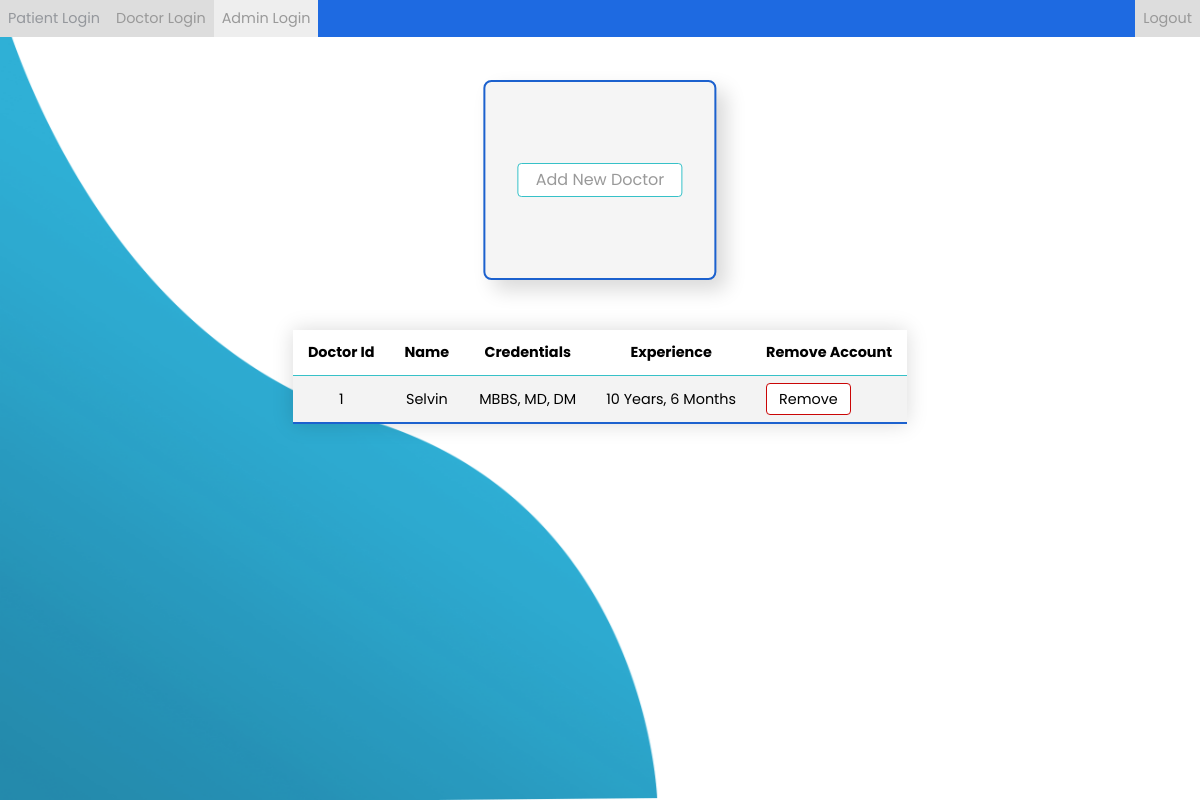
The page /admin_dashboard.php on the database its author committed.
### tables this page shows
CREATE TABLE `doctor_profiles` (
  `id` int(11) NOT NULL,
  `name` varchar(255) NOT NULL,
  `credentials` varchar(255) NOT NULL,
  `experience` varchar(255) NOT NULL
);

### admin_dashboard.php (the view, shortened to what this page needs)
<html>
<head>
    <link rel="stylesheet" type="text/css" href="css/style.css">
</head>
<body class="upload-form-body">
    <nav>
        <form>
            <ul class="nav-bar">
                <li><button type="submit" formaction="logout_to_patient_login.php">Patient Login</button></li>
                <li><button type="submit" formaction="logout_to_doctor_login.php">Doctor Login</button></li>
                <li><button class="active" type="submit" formaction="logout_to_admin_login.php">Admin Login</button></li>
                <li class="nav-item-right"><button type="submit" formaction="logout_to_admin_login.php">Logout</button></li>
            </ul>
        </form>
    </nav>
    <img class="wave" src="img/wave.png">
    <main class="page-wrapper">
        <section class="add-user">
            <a class="button button__add-user" href="doctor_registration_form.php">Add New Doctor</a>
        </section>
        <?php
        include "database.php";
        $sql = "SELECT * FROM doctor_profiles";
        $result = mysqli_query($conn, $sql);
        ?>
        <br />
        <div class="table-responsive">
            <center>
                <table class="styled-table">
                    <tr>
                        <th>Doctor Id</th>
                        <th>Name</th>
                        <th>Credentials</th>
                        <th>Experience</th>
                        <th>Remove Account</th>
                    </tr>
                    <?php
        while ($row = mysqli_fetch_array($result)) {
        echo "
       <tr>
         <td>" . $row['id'] . "</td>
         <td>" . $row['name'] . "</td>
         <td>" . $row['credentials'] . "</td>
         <td>" . $row['experience'] . "</td>
         <td class='remove-account-cell'>
            <a class='button remove-account-button' href='remove_account.php?account_type='doctor'&id=" . $row['id'] . "'>Remove</a>
        </td>
       </tr>
        ";
                    }
                    ?>
                </table>
            </center>
        </div>
    </main>
</body>
</html>

### css/style.css (style rules this page uses)
* { padding: 0; margin: 0; -moz-box-sizing: border-box; -webkit-box-sizing: border-box; box-sizing: border-box; font-family: "Poppins", sans-serif; }
body { font-family: "Poppins", sans-serif; }
button { border: none; }
.button { width: max-content; width: -moz-max-content; font-size: 1em; border: 1px solid #36c1c8; border-radius: 4px; background: #ffffff; cursor: pointer; text-align: center; -webkit-appearance: none; line-height: 1; padding: 8px 12px; -o-transition: all 0.3s ease-in-out; -moz-transition: all 0.3s ease-in-out; -webkit-transition: all 0.3s ease-in-out; transition: all 0.3s ease-in-out; outline: none; }
.nav-bar { width: 100%; display: flex; list-style-type: none; margin: 0; padding: 0; position: fixed; top: 0; background-color: #1e6ae1; z-index: 1; }
li { display: inline; }
li { float: left; }
a, .nav-bar button { display: block; text-align: right; text-decoration: none; color: #999; font-size: 0.9rem; transition: 0.3s; }
.nav-bar a, .nav-bar button { display: block; padding: 8px; background-color: #dddddd; }
.nav-item-right { margin-left: auto; }
.page-wrapper { margin: 8px; margin-top: 37px; }
a.active, button.active { background: #eee; }
.wave { position: fixed; bottom: 0; left: 0; height: 100%; z-index: -1; }
.table-responsive { display: flex; flex-direction: column; justify-content: center; align-items: center; margin: 0; padding: 0px 20px; overflow: auto; }
.styled-table { border-collapse: collapse; margin: 25px 0; font-size: 0.9em; box-shadow: 0 0 20px rgb(0 0 0 / 15%); text-align: center; }
.styled-table th:first-of-type, .styled-table td:first-of-type { padding: 12px 15px; }
.styled-table th, .styled-table td { padding: 0px 15px; text-align: center; width: min-content; }
.styled-table tbody tr { border-bottom: 1px solid #36c1c8; }
.styled-table tbody tr { background-color: #ffffff; }
.styled-table tbody tr:nth-of-type(even) { background-color: #f3f3f3; }
.styled-table tbody tr:last-of-type { border-bottom: 2px solid #1c61ce; }
.remove-account-cell { display: flex; align-items: center; justify-content: center; height: 46px; }
.remove-account-button { width: fit-content; border: 1px solid #ca0606; color: black; }
.upload-form-body { overflow: hidden; }
.add-user { width: max-content; height: 200px; display: flex; flex-direction: column; align-items: center; justify-content: center; position: relative; transform: translateX(-50%); left: 50%; grid-gap: 1em; margin-top: 5em; padding: 2em; background: whitesmoke; border: 2px solid #1c61ce; border-radius: 8px; box-shadow: 10px 10px 20px rgba(0, 0, 0, 0.15); }
.button__add-user { width: 165.25px; }

### rows shown on the page
doctor_profiles: id "1", name "Selvin", credentials "MBBS, MD, DM", experience "10 Years, 6 Months"
